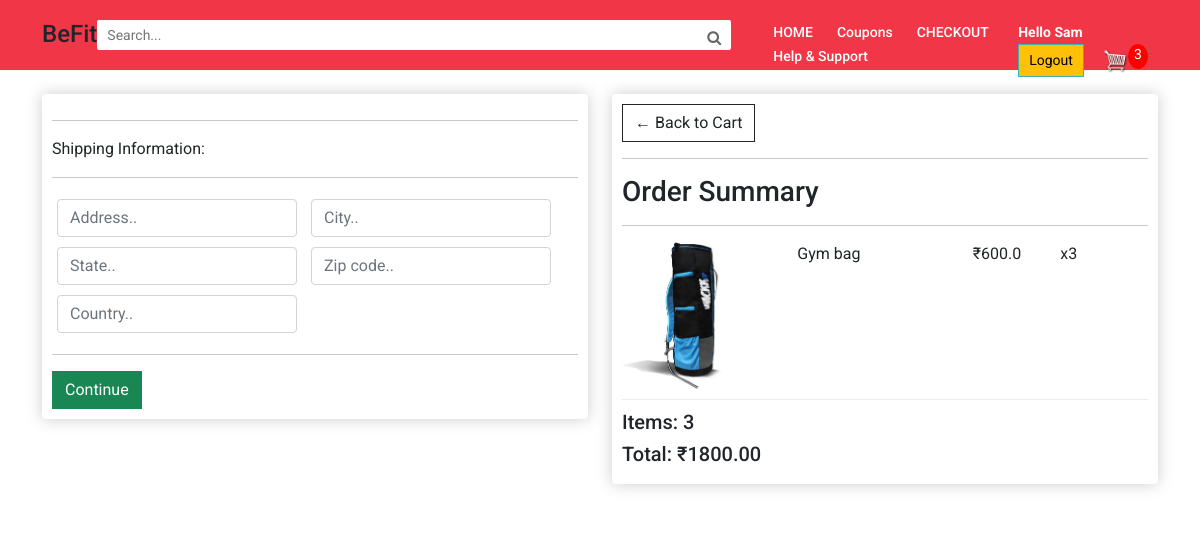
The page /checkout/ (signed in) on the database its author committed.
### store/models.py (models this page shows, shortened)
class OrderItem(models.Model):
	product = models.ForeignKey(Product, on_delete=models.SET_NULL, null=True)
	order = models.ForeignKey(Order, on_delete=models.SET_NULL, null=True)
	quantity = models.IntegerField(default=0, null=True, blank=True)
	date_added = models.DateTimeField(auto_now_add=True)
	@property
	def get_total(self):
		total = self.product.price * self.quantity
		return total

class Product(models.Model):
	name = models.CharField(max_length=200)
	category = models.ForeignKey(Category, on_delete=models.SET_NULL, null=True)
	price = models.FloatField()
	digital = models.BooleanField(default=False, null=True, blank=True)
	image = models.ImageField(null=True, blank=True)
	@property
	def imageURL(self):
		try:
			url = self.image.url
		except:
			url = ''
		return url

class Order(models.Model):
	customer = models.ForeignKey(Customer, on_delete=models.SET_NULL, null=True, blank=True)
	date_ordered = models.DateTimeField(auto_now_add=True)
	complete = models.BooleanField(default=False, null=True, blank=False)
	transaction_id = models.CharField(max_length=100, null=True)
	@property
	def shipping(self):
		shipping = False
		orderitems = self.orderitem_set.all()
		for i in orderitems:
			if i.product.digital == False:
				shipping = True
		return shipping
	@property
	def get_cart_total(self):
		orderitems = self.orderitem_set.all()
		total = sum([item.get_total for item in orderitems])
		return total
	@property
	def get_cart_items(self):
		orderitems = self.orderitem_set.all()
		total = sum([item.quantity for item in orderitems])
		return total

### store/views.py (the view)
# urls.py: path('checkout/', checkout, name="checkout"),
def checkout(request):
    data = cartData(request)
    cartItems = data['cartItems']
    order = data['order']
    items = data['items']
    context = {'items':items, 'order':order, 'cartItems':cartItems}
    return render(request, 'store/checkout.html', context)

### store/utils.py (called while the page is built)
def cartData(request):
	if request.user.is_authenticated:
		customer = request.user.customer
		order, created = Order.objects.get_or_create(customer=customer, complete=False)
		items = order.orderitem_set.all()
		cartItems = order.get_cart_items
	else:
		cookieData = cookieCart(request)
		cartItems = cookieData['cartItems']
		order = cookieData['order']
		items = cookieData['items']
	return {'cartItems':cartItems ,'order':order, 'items':items}

### templates/store/checkout.html (shortened to what this page needs)
{% extends 'store/main.html' %}
{% load static %}
{% block content %}
<section class="main-body" style="background-color: #fff;">
<div class="container">
<div class="row">
    <div class="col-lg-6">
        <div class="box-element" id="form-wrapper">
            <form id="form">
                <div id="shipping-info">
                    <hr>
                    <p>Shipping Information:</p>
                    <hr>
                    <div class="form-field">
                        <input class="form-control" type="text" name="address" placeholder="Address..">
                    </div>
                    <div class="form-field">
                        <input class="form-control" type="text" name="city" placeholder="City..">
                    </div>
                    <div class="form-field">
                        <input class="form-control" type="text" name="state" placeholder="State..">
                    </div>
                    <div class="form-field">
                        <input class="form-control" type="text" name="zipcode" placeholder="Zip code..">
                    </div>
                    <div class="form-field">
                        <input class="form-control" type="text" name="country" placeholder="Country..">
                    </div>
                </div>
                <hr>
                <input id="form-button" class="btn btn-success btn-block" type="submit" value="Continue">
            </form>
        </div>
        <br>
    </div>
    <div class="col-lg-6">
        <div class="box-element">
            <a class="btn btn-outline-dark" href="{% url 'cart' %}">&#x2190; Back to Cart</a>
            <hr>
            <h3>Order Summary</h3>
            <hr>
            {% for item in items %}
            <div class="cart-row">
                <div style="flex:2"><img class="row-image" src="{{item.product.imageURL}}"></div>
                <div style="flex:2">
                    <p>{{item.product.name}}</p>
                </div>
                <div style="flex:1">
                    <p>₹{{item.product.price}}</p>
                </div>
                <div style="flex:1">
                    <p>x{{item.quantity}}</p>
                </div>
            </div>
            {% endfor %}
            <h5>Items: {{order.get_cart_items}}</h5>
            <h5>Total: ₹{{order.get_cart_total|floatformat:2}}</h5>
        </div>
    </div>
</div>
</div>
</section>
{% endblock content %}

### templates/store/main.html (shortened to what this page needs)
<!DOCTYPE html>
{% load static %}
<html>
<head>
        <link href="https://cdn.jsdelivr.net/npm/bootstrap@5.1.0/dist/css/bootstrap.min.css" rel="stylesheet">
        <link rel="stylesheet" href="https://use.fontawesome.com/releases/v5.15.3/css/all.css">
        <link rel="stylesheet" href="https://cdnjs.cloudflare.com/ajax/libs/font-awesome/4.7.0/css/font-awesome.min.css">
    <link rel="stylesheet" type="text/css" href="{% static 'store/css/main.css' %}">
</head>
<body>
    <section class="header">
        <div class="container head">
            <h3>BeFit   </h3>
            <form id="s" method="POST" action="/filter/">
            <div class="serach-bar" style="display:flex;">
                <input type="text" class="search" placeholder="Search..." name="search">
                <button type="submit" style="outline: none;
                border: none;text-align: center;
                border-radius:0 2px 2px 0; background-color: #fff;" form="s"><i class="fa fa-search" style="height: 30px;padding: 10px;font-size: 15px;color:#666; text-align: center;"></i></button>
            </div>
            </form>
            <div class="nav-links">
                <ul>
                    <li><a href="{% url 'store' %}">HOME</a></li>
                    <li><a href="{% url 'coupons' %}">Coupons</a></li>
                    <li><a href="{% url 'checkout' %}">CHECKOUT</a></li>
                    <li><a href="{% url 'chat' %}">Help & Support</a></li>
                </ul>
            </div>
            <div>
                <span style="color: #fff; font-size: 14px; padding-right: 10px; font-weight:bolder; text-decoration: wavy; text-transform: capitalize;">Hello {{request.user}}</span>
                <a href="{% url 'logout' %}" class="btn btn-warning logout" style="padding-left: 10px;">Logout</a>
                <a href="{% url 'cart' %}">
                    <img id="cart-icon" src="{% static 'store/images/cart.png' %}">
                </a>
                <p id="cart-total">{{cartItems}}</p>
            </div>
        </div>
    </section>
        {% block content %}
        {% endblock content %}
</body>
</html>

### static/store/css/main.css (style rules this page uses)
* { margin:0; padding: 0; box-sizing: border-box; font-family: "Roboto",sans-serif; }
a { text-decoration: none; }
.main-body::before { display: block; content: ''; height: 60px; margin-bottom: 2%; background-color: #fff; }
.header { width: 100%; height: 70px; background-color: #F13647; margin-bottom: 2%; position: fixed; z-index: 2; }
.head { display: flex; justify-content: space-between; padding-top: 20px; padding-bottom: 20px; }
.head h3 { font-size: x-large; }
.search { width: 600px; height: 30px; outline: none; border-radius: 2px 0 0 2px; border: none; padding: 10px; font-size: 14px; color: #666; }
.nav-links li { list-style: none; display: inline-block; }
.nav-links li a { color: #fff; padding: 10px; font-size: 14px; font-weight: 500; }
.logout { padding: 5px 10px; border: 1px solid #3fb0ac; border-radius: 5px; font-size: 14px; text-align: center; }
.main-body { background-color: #fff3f3; padding-bottom: 2%; }
.row::before { display: block; content: ''; height: 60px; margin-bottom: 2%; background-color: #fff; }
#cart-icon { width:25px; margin-left: 15px; }
#cart-total { display: inline-block; position: absolute; text-align: center; background-color: red; width: 20px; height: 25px; border-radius: 50%; font-size: 14px; color: #fff; }
.box-element { box-shadow:hsl(0, 0%, 80%) 0 0 16px; background-color: #fff; border-radius: 4px; padding: 10px; }
.col-lg-4, .col-lg-6, .col-lg-8, .col-lg-12 { margin-top: 10px; }
.btn { border-radius: 0; }
.row-image { width: 100px; }
.form-field { width:250px; display: inline-block; padding: 5px; }
.cart-row { display: flex; align-items: flex-stretch; padding-bottom: 10px; margin-bottom: 10px; border-bottom: 1px solid #ececec; }

### rows shown on the page
OrderItem: product.imageURL (picture), product.name "Gym bag", product.price "600.0", quantity "3"
Order: get_cart_items "3", get_cart_total "1800.00"

### other values the page prints
{{ request.user }} "Sam"
{{ cartItems }} "3"
